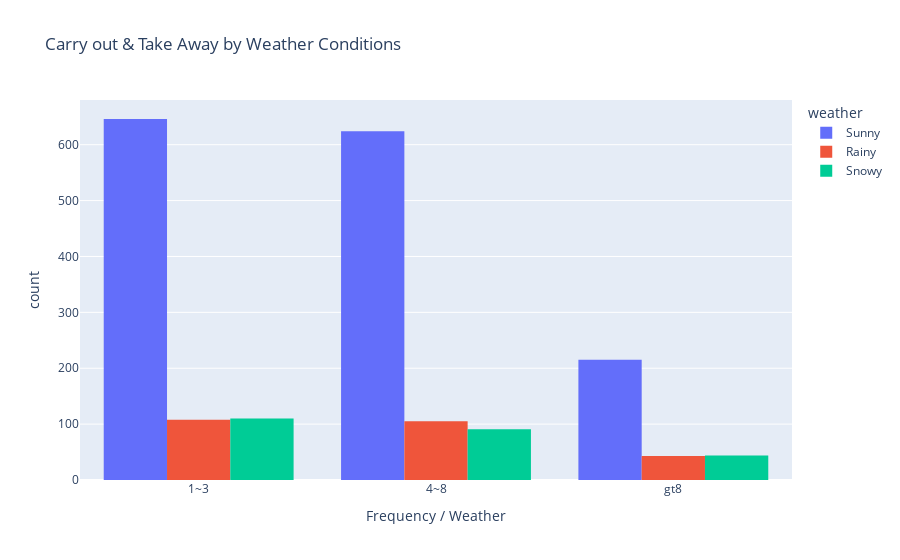

Notebook code for this chart:
### Code cell
#import plotly.express
import plotly.express as px

fig = px.histogram(data_carryout_one_or_more, x='CarryAway', color='weather', barmode='group', 
                   category_orders={'CarryAway': ['1~3', '4~8', 'gt8']},
                   labels={'CarryAway': 'Frequency / Weather', 'count': 'Count'},
                   title='Carry out & Take Away by Weather Conditions')
fig.show()
#finding: way higher take away and carry out when it is sunny

### Figure 1 — Plotly figure (JSON) as saved in the notebook; plotly's stock layout.template omitted (floating-point values rounded to 4 significant figures; data arrays with more than 128 entries replaced by an {"elided": "..."} marker saying what was removed)
{"data": [{"alignmentgroup": "True", "bingroup": "x", "hovertemplate": "weather=Sunny<br>Frequency / Weather=%{x}<br>count=%{y}<extra></extra>", "legendgroup": "Sunny", "marker": {"color": "#636efa", "pattern": {"shape": ""}}, "name": "Sunny", "offsetgroup": "Sunny", "orientation": "v", "showlegend": true, "type": "histogram", "x": {"elided": "1485 str values"}, "xaxis": "x", "yaxis": "y"}, {"alignmentgroup": "True", "bingroup": "x", "hovertemplate": "weather=Rainy<br>Frequency / Weather=%{x}<br>count=%{y}<extra></extra>", "legendgroup": "Rainy", "marker": {"color": "#EF553B", "pattern": {"shape": ""}}, "name": "Rainy", "offsetgroup": "Rainy", "orientation": "v", "showlegend": true, "type": "histogram", "x": {"elided": "256 str values"}, "xaxis": "x", "yaxis": "y"}, {"alignmentgroup": "True", "bingroup": "x", "hovertemplate": "weather=Snowy<br>Frequency / Weather=%{x}<br>count=%{y}<extra></extra>", "legendgroup": "Snowy", "marker": {"color": "#00cc96", "pattern": {"shape": ""}}, "name": "Snowy", "offsetgroup": "Snowy", "orientation": "v", "showlegend": true, "type": "histogram", "x": {"elided": "245 str values"}, "xaxis": "x", "yaxis": "y"}], "layout": {"barmode": "group", "legend": {"title": {"text": "weather"}, "tracegroupgap": 0}, "title": {"text": "Carry out & Take Away by Weather Conditions"}, "xaxis": {"anchor": "y", "categoryarray": ["1~3", "4~8", "gt8"], "categoryorder": "array", "domain": [0, 1], "title": {"text": "Frequency / Weather"}}, "yaxis": {"anchor": "x", "domain": [0, 1], "title": {"text": "count"}}}}
